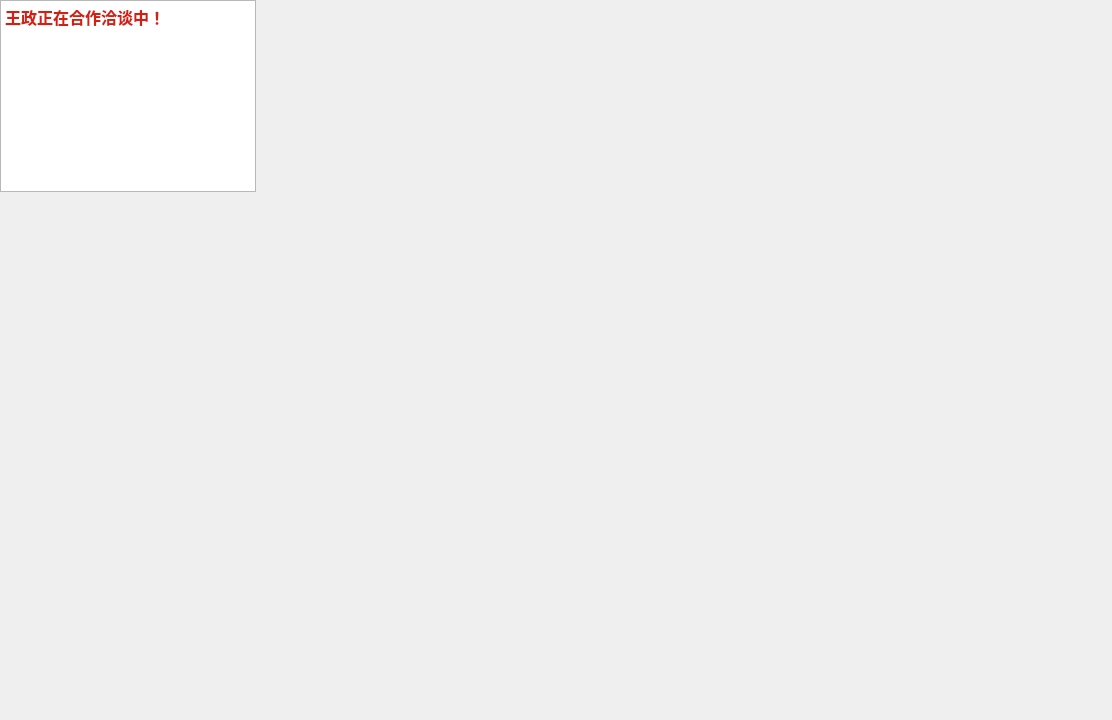
<?xml version="1.0" encoding="UTF-8"?>
<ui version="4.0">
 <class>WEBview</class>
 <widget class="QWidget" name="WEBview">
  <property name="windowModality">
   <enum>Qt::NonModal</enum>
  </property>
  <property name="geometry">
   <rect>
    <x>0</x>
    <y>0</y>
    <width>1112</width>
    <height>720</height>
   </rect>
  </property>
  <property name="windowTitle">
   <string>Form</string>
  </property>
  <widget class="QTextBrowser" name="textBrowser">
   <property name="geometry">
    <rect>
     <x>0</x>
     <y>0</y>
     <width>256</width>
     <height>192</height>
    </rect>
   </property>
   <property name="html">
    <string>&lt;!DOCTYPE HTML PUBLIC &quot;-//W3C//DTD HTML 4.0//EN&quot; &quot;http://www.w3.org/TR/REC-html40/strict.dtd&quot;&gt;
&lt;html&gt;&lt;head&gt;&lt;meta name=&quot;qrichtext&quot; content=&quot;1&quot; /&gt;&lt;style type=&quot;text/css&quot;&gt;
p, li { white-space: pre-wrap; }
&lt;/style&gt;&lt;/head&gt;&lt;body style=&quot; font-family:'SimSun'; font-size:9pt; font-weight:400; font-style:normal;&quot;&gt;
&lt;p style=&quot; margin-top:0px; margin-bottom:0px; margin-left:0px; margin-right:0px; -qt-block-indent:0; text-indent:0px;&quot;&gt;&lt;span style=&quot; font-size:12pt; font-weight:600; color:#d42013;&quot;&gt;王政正在合作洽谈中！&lt;/span&gt;&lt;/p&gt;&lt;/body&gt;&lt;/html&gt;</string>
   </property>
  </widget>
 </widget>
 <resources/>
 <connections/>
</ui>
